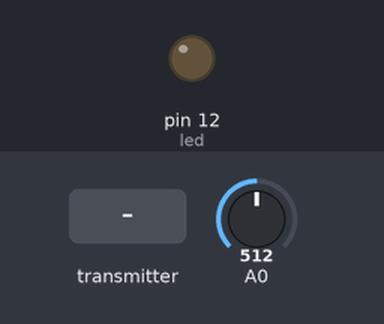
A sketch run on a simulated Arduino Uno, built with avr-gcc and run on an emulated ATmega328P. Parts: output pins drawn as LEDs (lit = HIGH). Inputs (shaded band) come from the test bench; at power-on: A0 = 512. No radio packets arrive unless stated.

Above: at 1.2 s.
1.3 s: the transmitter starts sending buttonState = 1
At 2.0 s:
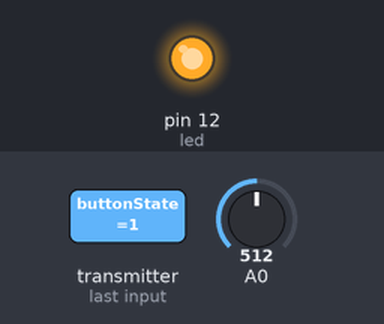
2.8 s: the transmitter starts sending buttonState = 0
At 3.2 s:
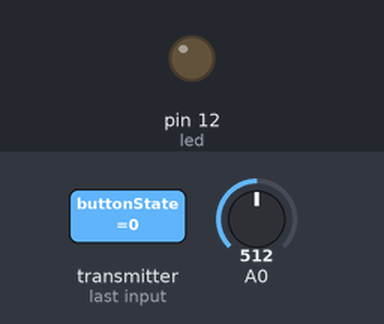
Timing chart, 0 to 5.8 s (numbered marks = the images above; inputs shaded):
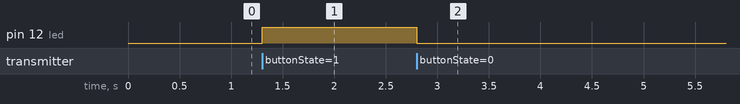

Measured:
- after the input at 1.3 s, pin 12 (led): LOW → HIGH at once
- after the input at 2.8 s, pin 12 (led): HIGH → LOW at once

The sketch:

NRF24_transmitter.ino
```cpp
#include <RF24.h>
#define led 12
RF24 radio(7,8);
const byte adresses[] [6] = {"00001", "00002"};
boolean buttonState = 0;
void setup() {
  pinMode(12,OUTPUT);
  radio.begin();
  radio.openWritingPipe(adresses[1]);
  radio.openReadingPipe(1,adresses[0]);
  radio.setPALevel(RF24_PA_MIN);
}
void loop() {
  delay(5);
  radio.stopListening();
  int potValue = analogRead(A0);
  int angleValue = map(potValue, 0, 1023, 0, 180);
  radio.write(&angleValue, sizeof(angleValue));
  delay(5);
  radio.startListening();
  while (!radio.available());
  radio.read(&buttonState, sizeof(buttonState));
  if(buttonState==HIGH)
  {
    digitalWrite(led,HIGH);
  }
else {
  digitalWrite(led,LOW);
}
}
```
